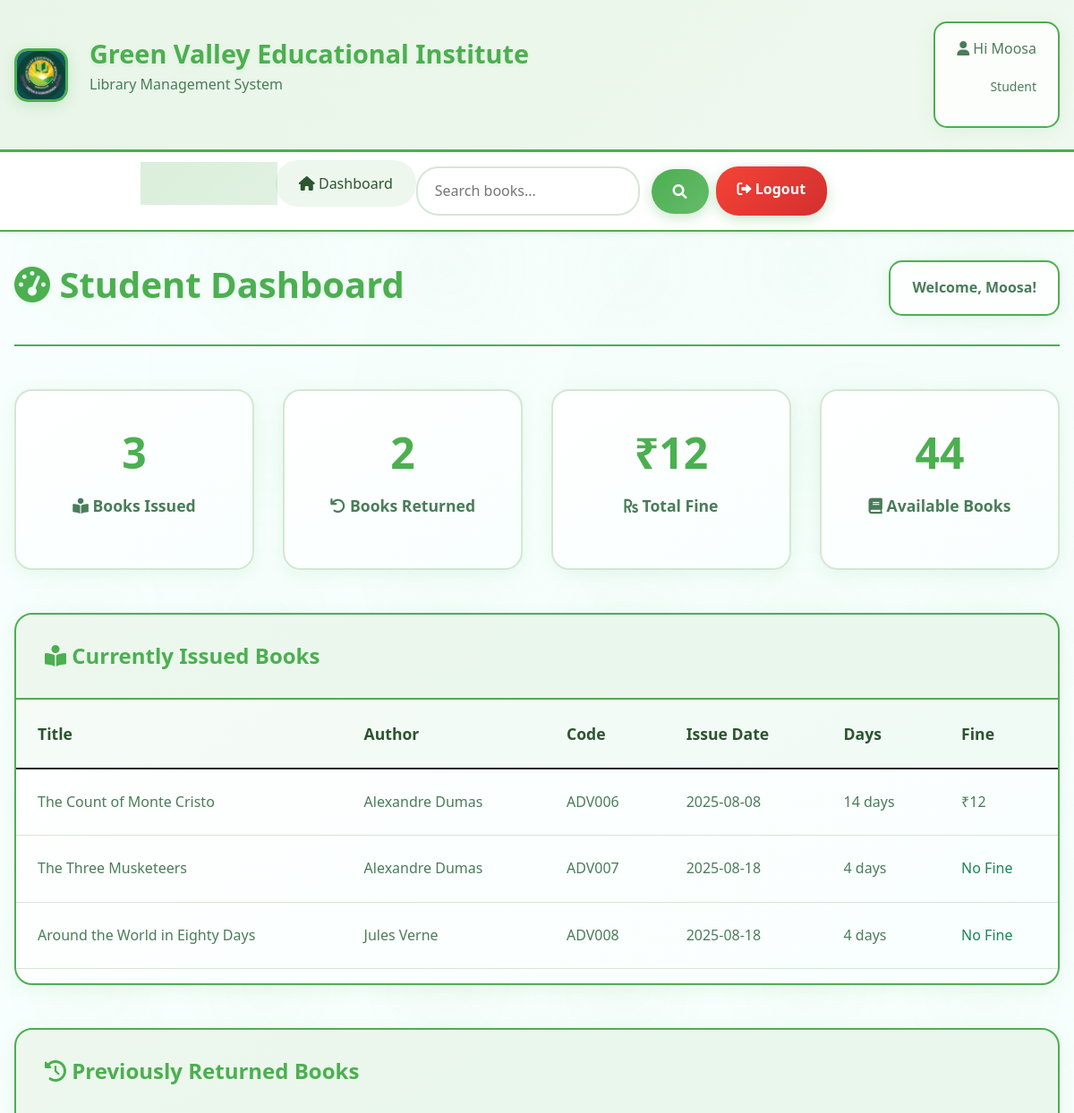
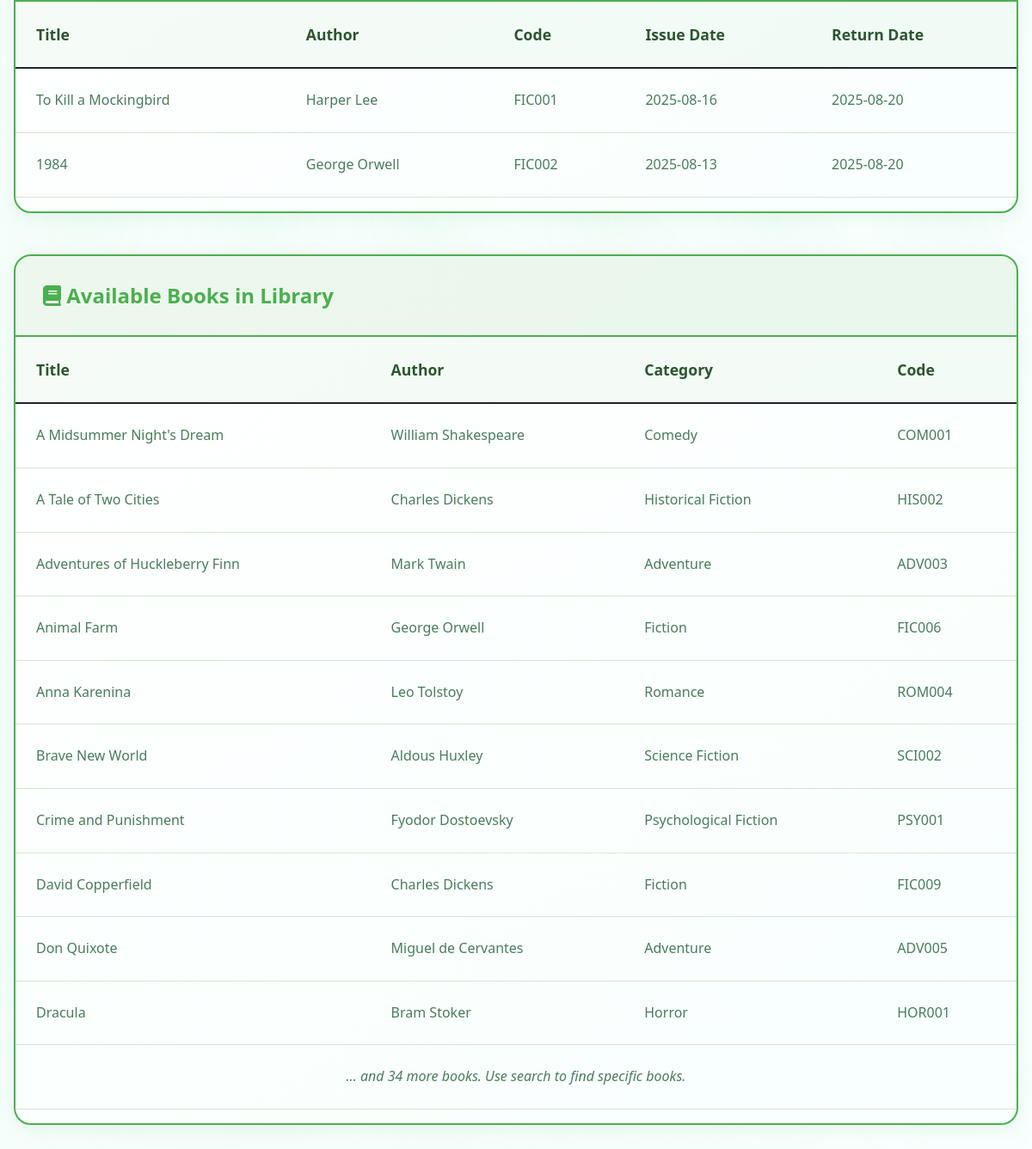
Screenshot of /dashboard/student (signed in) with the database file from the repository (2 pictures, top to bottom).
### tables this page shows
CREATE TABLE transactions (
            id INTEGER PRIMARY KEY AUTOINCREMENT,
            user_id INTEGER NOT NULL,
            book_id INTEGER NOT NULL,
            issue_date TEXT NOT NULL,
            return_date TEXT,
            status TEXT DEFAULT 'issued',
            FOREIGN KEY (user_id) REFERENCES users (id),
            FOREIGN KEY (book_id) REFERENCES books (id)
        );

CREATE TABLE books (
            id INTEGER PRIMARY KEY AUTOINCREMENT,
            title TEXT NOT NULL,
            category TEXT NOT NULL,
            author TEXT NOT NULL,
            code TEXT NOT NULL UNIQUE,
            available INTEGER DEFAULT 1
        );

### main.py (the view)
@app.route('/dashboard/student')
def dashboard_student():
    if 'user_id' not in session or session.get('user_type') != 'student':
        return redirect(url_for('index'))
    conn = get_db_connection()
    user_id = session['user_id']
    issued_books = conn.execute('''
        SELECT b.title, b.author, b.code, t.issue_date, t.id as transaction_id
        FROM transactions t
        JOIN books b ON t.book_id = b.id
        WHERE t.user_id = ? AND t.status = 'issued'
    ''', (user_id,)).fetchall()
    returned_books = conn.execute('''
        SELECT b.title, b.author, b.code, t.issue_date, t.return_date
        FROM transactions t
        JOIN books b ON t.book_id = b.id
        WHERE t.user_id = ? AND t.status = 'returned'
    ''', (user_id,)).fetchall()
    available_books = conn.execute('''
        SELECT * FROM books WHERE available = 1
        ORDER BY title
    ''').fetchall()
    total_fine = 0
    for book in issued_books:
        fine = calculate_fine(book['issue_date'])
        total_fine += fine
    conn.close()
    return render_template('dashboard_student.html',
                         issued_books=issued_books,
                         returned_books=returned_books,
                         available_books=available_books,
                         total_fine=total_fine,
                         calculate_fine=calculate_fine)

### database.py (called while the page is built)
def get_db_connection():
    conn = sqlite3.connect('library.db')
    conn.row_factory = sqlite3.Row
    return conn

### main.py (called while the page is built)
def calculate_fine(issue_date_str):
    try:
        issue_date = datetime.strptime(issue_date_str, '%Y-%m-%d')
        days_diff = (datetime.now() - issue_date).days
        if days_diff > 7:
            return (days_diff - 7) * 2
        return 0
    except:
        return 0

### templates/dashboard_student.html (shortened to what this page needs)
{% extends "base.html" %}
{% block content %}
<div class="container">
    <div class="dashboard-header">
        <h1><i class="fas fa-tachometer-alt"></i> Student Dashboard</h1>
        <div class="user-info">
            <strong>Welcome, {{ session.user_name }}!</strong>
        </div>
    </div>
    <div class="dashboard-stats">
        <div class="stat-card">
            <h3>{{ issued_books|length }}</h3>
            <p><i class="fas fa-book-reader"></i> Books Issued</p>
        </div>
        <div class="stat-card">
            <h3>{{ returned_books|length }}</h3>
            <p><i class="fas fa-undo"></i> Books Returned</p>
        </div>
        <div class="stat-card {% if total_fine > 0 %}overdue{% endif %}">
            <h3>₹{{ total_fine }}</h3>
            <p><i class="fas fa-rupee-sign"></i> Total Fine</p>
        </div>
        <div class="stat-card">
            <h3>{{ available_books|length }}</h3>
            <p><i class="fas fa-book"></i> Available Books</p>
        </div>
    </div>
    <div class="table-container">
        <div class="table-header">
            <h3><i class="fas fa-book-reader"></i> Currently Issued Books</h3>
        </div>
        {% if issued_books %}
        <div class="table-responsive">
            <table class="table">
                <thead>
                    <tr>
                        <th>Title</th>
                        <th>Author</th>
                        <th>Code</th>
                        <th>Issue Date</th>
                        <th>Days</th>
                        <th>Fine</th>
                    </tr>
                </thead>
                <tbody>
                    {% for book in issued_books %}
                    <tr>
                        <td>{{ book.title }}</td>
                        <td>{{ book.author }}</td>
                        <td>{{ book.code }}</td>
                        <td>{{ book.issue_date }}</td>
                        <td class="days-cell" data-issue-date="{{ book.issue_date }}">
                        </td>
                        <td>
                            {% set fine = calculate_fine(book.issue_date) %}
                            {% if fine > 0 %}
                                <span class="fine-amount">₹{{ fine }}</span>
                            {% else %}
                                <span class="text-success">No Fine</span>
                            {% endif %}
                        </td>
                    </tr>
                    {% endfor %}
                </tbody>
            </table>
        </div>
        {% else %}
        <div class="no-data">
            <i class="fas fa-book"></i>
            <p>No books currently issued</p>
        </div>
        {% endif %}
    </div>
    <div class="table-container">
        <div class="table-header">
            <h3><i class="fas fa-history"></i> Previously Returned Books</h3>
        </div>
        {% if returned_books %}
        <div class="table-responsive">
            <table class="table">
                <thead>
                    <tr>
                        <th>Title</th>
                        <th>Author</th>
                        <th>Code</th>
                        <th>Issue Date</th>
                        <th>Return Date</th>
                    </tr>
                </thead>
                <tbody>
                    {% for book in returned_books %}
                    <tr>
                        <td>{{ book.title }}</td>
                        <td>{{ book.author }}</td>
                        <td>{{ book.code }}</td>
                        <td>{{ book.issue_date }}</td>
                        <td>{{ book.return_date }}</td>
                    </tr>
                    {% endfor %}
                </tbody>
            </table>
        </div>
        {% else %}
        <div class="no-data">
            <i class="fas fa-history"></i>
            <p>No books returned yet</p>
        </div>
        {% endif %}
    </div>
    <div class="table-container">
        <div class="table-header">
            <h3><i class="fas fa-book"></i> Available Books in Library</h3>
        </div>
        {% if available_books %}
        <div class="table-responsive">
            <table class="table">
                <thead>
                    <tr>
                        <th>Title</th>
                        <th>Author</th>
                        <th>Category</th>
                        <th>Code</th>
                    </tr>
                </thead>
                <tbody>
                    {% for book in available_books[:10] %}
                    <tr>
                        <td>{{ book.title }}</td>
                        <td>{{ book.author }}</td>
                        <td>{{ book.category }}</td>
                        <td>{{ book.code }}</td>
                    </tr>
                    {% endfor %}
                    {% if available_books|length > 10 %}
                    <tr>
                        <td colspan="4" class="text-center">
                            <em>... and {{ available_books|length - 10 }} more books. Use search to find specific books.</em>
                        </td>
                    </tr>
                    {% endif %}
                </tbody>
            </table>
        </div>
        {% else %}
        <div class="no-data">
            <i class="fas fa-exclamation-triangle"></i>
            <p>No books currently available</p>
        </div>
        {% endif %}
    </div>
</div>
{% endblock %}

### templates/base.html (shortened to what this page needs)
<!DOCTYPE html>
<html lang="en">
<head>
    <link href="https://cdn.jsdelivr.net/npm/bootstrap@5.1.3/dist/css/bootstrap.min.css" rel="stylesheet">
    <link rel="stylesheet" href="https://cdnjs.cloudflare.com/ajax/libs/font-awesome/6.0.0/css/all.min.css">
    <link rel="stylesheet" href="{{ url_for('static', filename='css/styles.css') }}">
</head>
<body>
    <header class="header">
        <div class="header-content">
            <div class="logo-section">
                <img src="{{ url_for('static', filename='images/logo.jpeg') }}" alt="GVEI Logo" class="logo">
                <div class="header-text">
                    <h1>Green Valley Educational Institute</h1>
                    <p>Library Management System</p>
                </div>
            </div>
            {% if session.user_id %}
            <div class="user-info">
                <p><i class="fas fa-user"></i> Hi {{ session.user_name }}</p>
                <p><small>{{ session.user_type|title }}</small></p>
            </div>
            {% endif %}
        </div>
    </header>
    {% if session.user_id %}
    <nav class="navbar">
        <div class="nav-content">
            <ul class="nav-links">
                <li><a href="{{ url_for('dashboard_' + session.user_type) }}"><i class="fas fa-home"></i> Dashboard</a></li>
            </ul>
            <div class="d-flex gap-2">
                <form class="search-form" method="GET" action="{{ url_for('search_books') }}">
                    <input type="text" name="q" placeholder="Search books..." value="{{ search_query or '' }}">
                    <button type="submit" class="btn btn-small"><i class="fas fa-search"></i></button>
                </form>
                <a href="{{ url_for('logout') }}" class="btn btn-danger btn-small">
                    <i class="fas fa-sign-out-alt"></i> Logout
                </a>
            </div>
        </div>
    </nav>
    {% endif %}
    <main>
        {% block content %}{% endblock %}
    </main>
</body>
</html>

### rows the page displays
transactions: title "The Count of Monte Cristo", author "Alexandre Dumas", code "ADV006", issue_date "2025-08-08", fine "12"
transactions: title "The Three Musketeers", author "Alexandre Dumas", code "ADV007", issue_date "2025-08-18", shows "No Fine"
transactions: title "Around the World in Eighty Days", author "Jules Verne", code "ADV008", issue_date "2025-08-18", shows "No Fine"
transactions: title "To Kill a Mockingbird", author "Harper Lee", code "FIC001", issue_date "2025-08-16", return_date "2025-08-20"
transactions: title "1984", author "George Orwell", code "FIC002", issue_date "2025-08-13", return_date "2025-08-20"
books: title "A Midsummer Night's Dream", author "William Shakespeare", category "Comedy", code "COM001"
books: title "A Tale of Two Cities", author "Charles Dickens", category "Historical Fiction", code "HIS002"
books: title "Adventures of Huckleberry Finn", author "Mark Twain", category "Adventure", code "ADV003"
books: title "Animal Farm", author "George Orwell", category "Fiction", code "FIC006"
books: title "Anna Karenina", author "Leo Tolstoy", category "Romance", code "ROM004"
books: title "Brave New World", author "Aldous Huxley", category "Science Fiction", code "SCI002"
books: title "Crime and Punishment", author "Fyodor Dostoevsky", category "Psychological Fiction", code "PSY001"
books: title "David Copperfield", author "Charles Dickens", category "Fiction", code "FIC009"
books: title "Don Quixote", author "Miguel de Cervantes", category "Adventure", code "ADV005"
books: title "Dracula", author "Bram Stoker", category "Horror", code "HOR001"

### other values shown
{{ session.user_name }} "Moosa"
{{ session.user_type|title }} "Student"
{{ issued_books|length }} "3"
{{ returned_books|length }} "2"
{{ total_fine }} "12"
{{ available_books|length }} "44"
{{ available_books|length - 10 }} "34"
